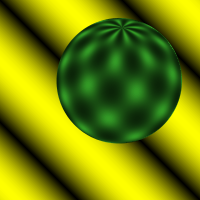
%> input picture CV1_Lab3_OpticalFlow_Harris/Implementation/sphere1.ppm, 200 x 200 px
$ octave --eval "result = compute_gradient(imread('sphere1.ppm'));"   (GNU Octave 9; MATLAB toolbox functions it lacks are replaced by stand-ins)
%> lines starting %> are read from the running program, lines starting %| are printed output that depends on the picture
function [Gx, Gy] = compute_gradient(image)

image = im2double(image);

Sx = double([-1 0 1; -2 0 2; -1 0 1])/8;
Sy = double([-1 -2 -1; 0 0 0; 1 2 1])/8;

Gx = imfilter(image, Sx);
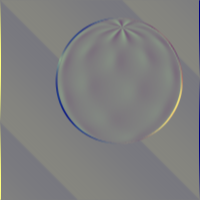
%> Gx: size 200x200x3 double; mean R, G, B -2.96e-18, -1.89e-18, -1.23e-20; drawn with min black and max white
Gy = imfilter(image, Sy);
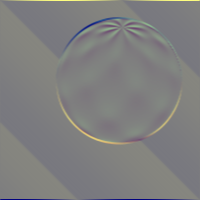
%> Gy: size 200x200x3 double; mean R, G, B -1.78e-17, -1.35e-17, 5.78e-19; drawn with min black and max white


end
